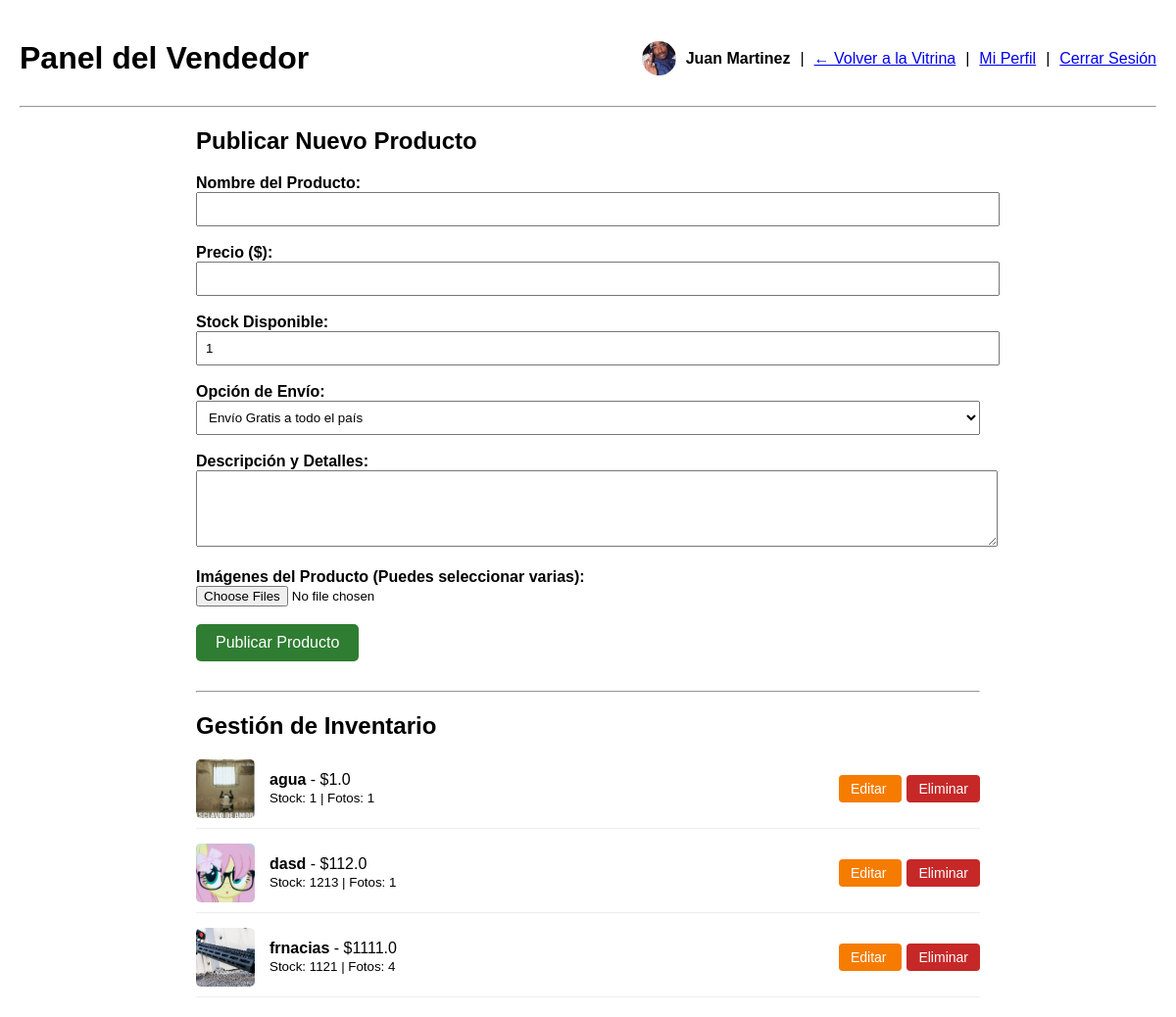
Before: /vendedor (signed in) with the older database file.
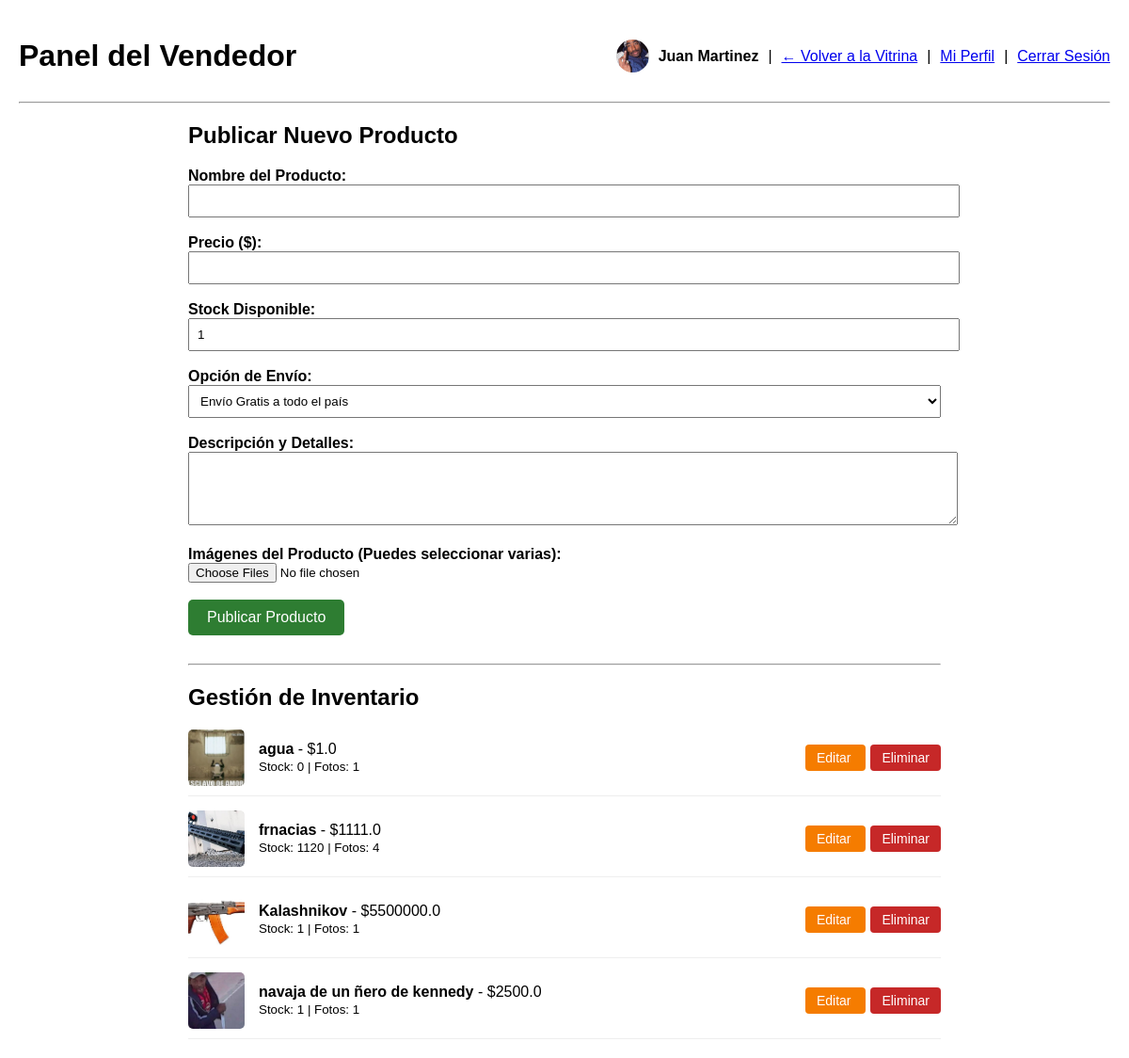
After: the same page with the newer database file.
### app.py (models this page shows)
class Producto(db.Model):
    id = db.Column(db.Integer, primary_key=True)
    nombre = db.Column(db.String(100), nullable=False)
    precio = db.Column(db.Float, nullable=False)
    stock = db.Column(db.Integer, nullable=False, default=1)
    descripcion = db.Column(db.Text, default='Sin especificaciones detalladas.')
    envio = db.Column(db.String(100), default='Envío Nacional Estándar')
    vendedor_id = db.Column(db.Integer, db.ForeignKey('usuario.id'), nullable=False)
    vendedor = db.relationship('Usuario', backref=db.backref('productos', lazy=True))
    imagenes = db.relationship('FotoProducto', backref='producto', cascade='all, delete-orphan', lazy=True)

class FotoProducto(db.Model):
    id = db.Column(db.Integer, primary_key=True)
    ruta = db.Column(db.String(300), nullable=False)
    producto_id = db.Column(db.Integer, db.ForeignKey('producto.id'), nullable=False)

### app.py (the view)
@app.route('/vendedor')
def vista_vendedor():
    if session.get('usuario_rol') != 'vendedor':
        flash('Acceso denegado: Esta área es exclusiva para vendedores.')
        return redirect(url_for('login'))
    usuario = Usuario.query.get(session['usuario_id'])
    productos = Producto.query.filter_by(vendedor_id=usuario.id).all()
    return render_template('vendedor.html', productos=productos, usuario=usuario)

### templates/vendedor.html (shortened to what this page needs)
<!DOCTYPE html>
<html lang="es">
<head>
</head>
<body style="font-family: Arial, sans-serif; margin: 20px;">
    <header style="display: flex; justify-content: space-between; align-items: center;">
        <h1>Panel del Vendedor</h1>
        <nav style="display: flex; align-items: center; gap: 10px;">
            <img src="{{ usuario.foto_perfil }}" alt="Foto" width="35" height="35" style="border-radius: 50%; object-fit: cover;">
            <span><strong>{{ usuario.nombre }}</strong></span> |
            <a href="/">← Volver a la Vitrina</a> |
            <a href="/perfil">Mi Perfil</a> |
            <a href="/logout">Cerrar Sesión</a>
        </nav>
    </header>
    <hr>
    <main style="max-width: 800px; margin: 0 auto;">
        <h2>Publicar Nuevo Producto</h2>
        <form action="/vendedor/producto/nuevo" method="POST" enctype="multipart/form-data">
            <label><strong>Nombre del Producto:</strong></label><br>
            <input type="text" name="nombre" style="width: 100%; padding: 8px;" required><br><br>
            <label><strong>Precio ($):</strong></label><br>
            <input type="number" step="0.01" name="precio" style="width: 100%; padding: 8px;" required><br><br>
            <label><strong>Stock Disponible:</strong></label><br>
            <input type="number" name="stock" value="1" min="1" style="width: 100%; padding: 8px;" required><br><br>
            <label><strong>Opción de Envío:</strong></label><br>
            <select name="envio" style="width: 100%; padding: 8px;" required>
                <option value="Envío Gratis a todo el país">Envío Gratis a todo el país</option>
            </select><br><br>
            <label><strong>Descripción y Detalles:</strong></label><br>
            <textarea name="descripcion" rows="4" style="width: 100%; padding: 8px;" required></textarea><br><br>
            <label><strong>Imágenes del Producto (Puedes seleccionar varias):</strong></label><br>
            <input type="file" name="imagenes_archivos" accept="image/*" multiple required><br><br>
            <button type="submit" style="background-color: #2e7d32; color: white; border: none; padding: 10px 20px; font-size: 16px; cursor: pointer; border-radius: 5px;">
                Publicar Producto
            </button>
        </form>
        <hr style="margin-top: 30px;">
        <h2>Gestión de Inventario</h2>
        <ul style="list-style: none; padding: 0;">
            {% for prod in productos %}
                <li style="margin-bottom: 15px; display: flex; align-items: center; justify-content: space-between; border-bottom: 1px solid #eee; padding-bottom: 10px;">
                    <div style="display: flex; align-items: center; gap: 15px;">
                        <img src="{{ prod.imagenes[0].ruta if prod.imagenes else '/static/uploads/default_product.png' }}" width="60" height="60" style="object-fit: cover; border-radius: 5px;">
                        <div>
                            <strong>{{ prod.nombre }}</strong> - ${{ prod.precio }}<br>
                            <small>Stock: {{ prod.stock }} | Fotos: {{ prod.imagenes | length }}</small>
                        </div>
                    </div>
                    <div>
                        <a href="{{ url_for('editar_producto', id=prod.id) }}" style="background-color: #f57c00; color: white; padding: 6px 12px; border-radius: 4px; text-decoration: none; font-size: 14px; margin-right: 5px;">
                            Editar
                        </a>
                        <form action="/vendedor/producto/eliminar/{{ prod.id }}" method="POST" style="display:inline;">
                            <button type="submit" style="background-color: #c62828; color: white; border: none; padding: 6px 12px; border-radius: 4px; cursor: pointer; font-size: 14px;">
                                Eliminar
                            </button>
                        </form>
                    </div>
                </li>
            {% else %}
                <li>No has publicado ningún producto todavía.</li>
            {% endfor %}
        </ul>
    </main>
</body>
</html>

Changed rows visible on the page:
removed Producto: ruta (picture), nombre "dasd", precio "112.0", stock "1213", imagenes|length "1"
changed Producto "agua": stock "1" → "0"
changed Producto "frnacias": stock "1121" → "1120"
added Producto: ruta (picture), nombre "Kalashnikov", precio "5500000.0", stock "1", imagenes|length "1"
added Producto: ruta (picture), nombre "navaja de un ñero de kennedy", precio "2500.0", stock "1", imagenes|length "1"
